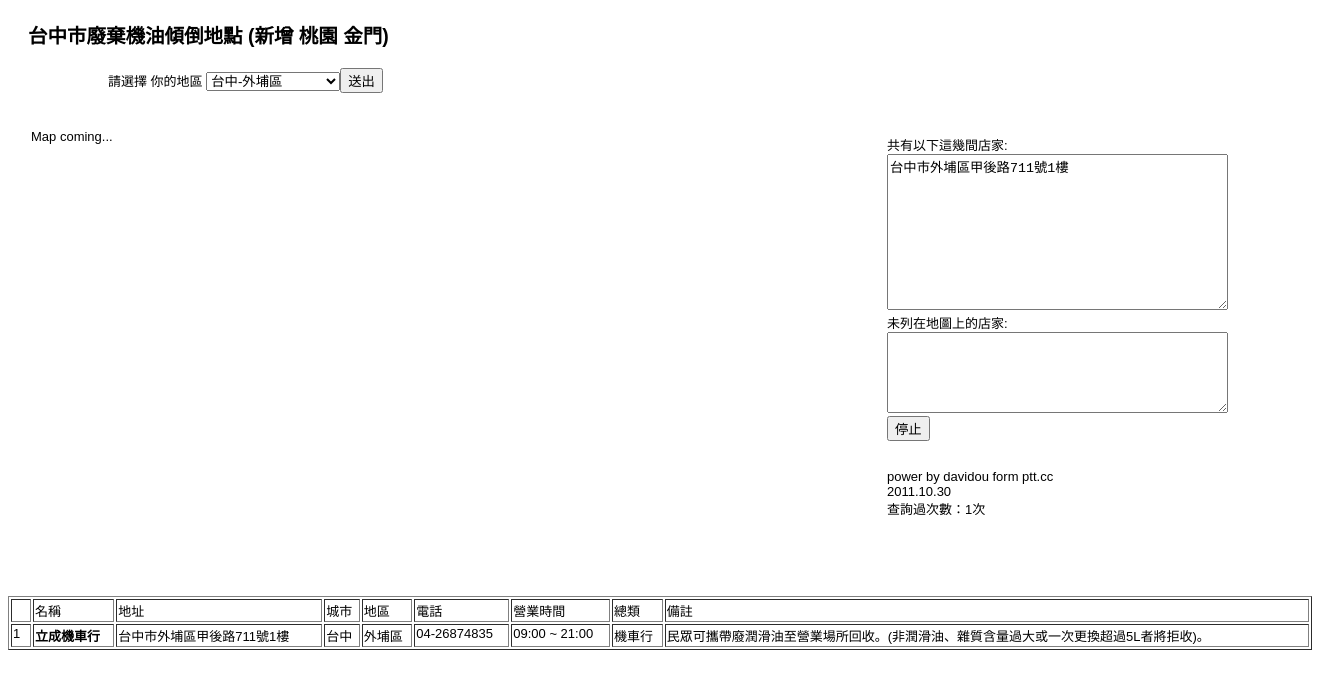
Screenshot of /index.php?zone=外埔區 with the database file from the repository.
### tables this page shows
CREATE TABLE IF NOT EXISTS `biker` (
  `id` int(50) NOT NULL,
  `name` varchar(50) NOT NULL,
  `addr` varchar(50) NOT NULL,
  `city` varchar(50) NOT NULL,
  `zone` varchar(50) NOT NULL,
  `tel` varchar(50) NOT NULL,
  `time` varchar(50) NOT NULL,
  `type` varchar(50) NOT NULL,
  `memo` varchar(1000) NOT NULL,
  PRIMARY KEY  (`id`)
);

### index.php (the view, shortened to what this page needs)
<?
if($_GET["zone"]){$opt="";}else{$opt="<option value='' selected>請選擇地區</option>";}
$table="";
$sql = "SELECT zone ,city FROM biker GROUP BY zone ORDER BY city  ASC";
$result = mysql_query($sql);
if (mysql_num_rows($result) != 0)
{
  while ($rows = mysql_fetch_array($result, MYSQL_BOTH)) {
if($_GET["zone"]==$rows["zone"]){$sla="selected";}else{$sla="";}
$opt.= "<option value='".$rows["zone"]."' $sla>".$rows["city"]."-".$rows["zone"]."</option>\r\n";
	 }
}
$addr="";
if($_GET["zone"]){
 $zone=$_GET["zone"];
$sql = "SELECT * FROM  biker where zone='$zone'  ";
$result = mysql_query($sql);
$firrow='';
if (mysql_num_rows($result) != 0)
{
$i=1;
  while ($rows = mysql_fetch_array($result, MYSQL_BOTH)) {
if($firrow==''){$addr.=$rows["addr"];
$firrow="done";
}else{
$addr.="\r\n".$rows["addr"];   }
$table.="<tr><td>$i</td><td><b>".$rows["name"]."</b></td><td>".$rows["addr"]."</td><td>".$rows["city"]."</td>	<td>".$rows["zone"]."</td><td>".$rows["tel"]."</td>	<td>".$rows["time"]."</td><td>".$rows["type"]."</td>	<td>".$rows["memo"]."</td>	</tr>";
$i++;
	 }
}
  }
function my_counter(){
    $data="count.txt";
    if(file_exists($data)){
        $fp=fopen($data,"r");
        $old_count=fread($fp,filesize($data));
        $new_count=$old_count+1;
        fclose($fp);
    }else{
        $new_count=1;
    }
    $fp=fopen($data,"w");
    return $new_count;
}
  ?>
<!DOCTYPE html PUBLIC "-//W3C//DTD XHTML 1.0 Strict//EN" "http://www.w3.org/TR/xhtml1/DTD/xhtml1-strict.dtd">
<html xmlns="http://www.w3.org/1999/xhtml" xmlns:v="urn:schemas-microsoft-com:vml">
<head>
</head>
<body onunload="GUnload()" >
    <h3 id="head"> 台中市廢棄機油傾倒地點 (新增 桃園 金門)</h3>
	<div class="slec">
		<form method="GET" action="">
	<p>請選擇 你的地區 <select size="1" name="zone">
<?=$opt?>
	</select><input type="submit" value="送出"></p>
</form>
</div>
<table>
  <tr>
    <td>
      <div id="outline">
        <div id="map">
        </div>
      </div>
    </td>
    <td rowspan="2">
      <div id="novel">
        共有以下這幾間店家:<br/>
        <form class ="geocode" action="#" onsubmit="geo(this.haku.value); return false">
          <textarea cols="40" rows="10" wrap="off" id="haku" name="haku" title="200+ lines not recommended at a time" ><?=$addr?></textarea>
        </form>
        未列在地圖上的店家:
        <div>
        <textarea id="errors"
cols="40" rows="5" wrap="off" title="Error report"></textarea><br/>
        <input type="button" id="stop" value="停止" title="Emergency stop" onclick="len=0"/>
        </div>
        <p><span id="api-version"></span><BR>power by davidou form ptt.cc <br>2011.10.30<br><?  echo "查詢過次數：".my_counter();?>次</p>
      </div>
    </td>
  </tr>
  <tr>
    <td>
    </td>
  </tr>
</table>
<table border="1" width="100%">
	<tr>
		<td>　</td>
		<td>名稱</td>
		<td>地址</td>
		<td>城市</td>
		<td>地區</td>
		<td>電話</td>
		<td>營業時間</td>
		<td>總類</td>
		<td>備註</td>
	</tr>
	<?=$table?>
	</table>
</body>
</html>

### index.php (style rules this page uses)
body { font-family: Arial; font-size: small; background-color: #fff; }
#outline { margin:20px; float:left; -moz-outline-radius:20px; -moz-outline-style:solid; -moz-outline-color:#9FB6CD; -moz-outline-width:10px; }
#map { width:812px; height:440px; float:left; }
#head { text-align:left; margin-left:20px; font-size:150%; }
#novel { width:400px; margin:20px;float:right; }
td { vertical-align:top; }
.slec { margin-left:100px }

### rows the page displays
biker: name "立成機車行", addr "台中市外埔區甲後路711號1樓", city "台中", zone "外埔區", tel "04-26874835", time "09:00 ~ 21:00", type "機車行", memo "民眾可攜帶廢潤滑油至營業場所回收。(非潤滑油、雜質含量過大或一次更換超過5L者將拒收)。"

### other values shown
my_counter() "1"
form field zone "台中-外埔區"
